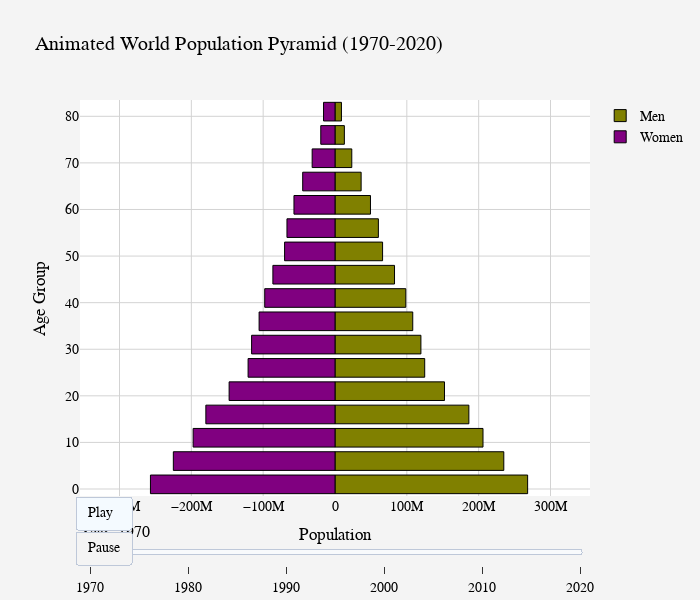

Write notebook code for a chart like this one.
### Code cell
# Trying to make an animated one..?

# Define available years
years = [1970, 1980, 1990, 2000, 2010, 2020]
ages = [f"{i}-{i+4}" for i in range(0, 85, 5)] + ["85+"]  # Includes 85+ group

# Function to create bar traces for a given year
def get_traces(year):
    male_values = world.loc[str(year)].filter(regex="Male").values
    female_values = world.loc[str(year)].filter(regex="Female").values

    return [
        go.Bar(
            x=male_values,
            y=[int(s.split('-')[0]) + 1 if '-' in s else int(s[:-1]) for s in ages],
            orientation='h',
            name='Men',
            marker=dict(color='olive', line=dict(color='black', width=1)),
            hoverinfo='skip'
        ),
        go.Bar(
            x=-female_values,  # Keep negative values for left alignment
            y=[int(s.split('-')[0]) + 1 if '-' in s else int(s[:-1]) for s in ages],
            orientation='h',
            name='Women',
            marker=dict(color='purple', line=dict(color='black', width=1)),
            hoverinfo='skip'
        )
    ]

# Ensure index is properly formatted for lookup
max_population = max(world.loc[world.index.astype(str).isin(map(str, years))].filter(regex="Male|Female").max().values)

# Create figure with initial data (1970)
fig2 = go.Figure(data=get_traces(1970), frames=[
    go.Frame(data=get_traces(year), name=str(year)) for year in years
])

# Update layout with proper axis alignment
fig2.update_layout(
    title="Animated World Population Pyramid (1970-2020)",
    width=700, height=600, paper_bgcolor='#f4f4f4', plot_bgcolor='#ffffff',
    font=dict(family="Arial, sans-serif", size=14, color="black"),
    xaxis=dict(title="Population", gridcolor='lightgray', range=[-max_population, max_population]),
    yaxis=dict(title="Age Group", gridcolor='lightgray'),
    barmode='overlay',
    showlegend=True,
    updatemenus=[{
        "buttons": [
            {"args": [None, {"frame": {"duration": 1000, "redraw": True}, "fromcurrent": True}],
             "label": "Play", "method": "animate"},
            {"args": [[None], {"frame": {"duration": 0, "redraw": True}, "mode": "immediate"}],
             "label": "Pause", "method": "animate"}
        ],
        "type": "buttons", "x": 0.1, "y": 0
    }],
    sliders=[{
        "steps": [{"args": [[str(year)], {"frame": {"duration": 0, "redraw": True}, "mode": "immediate"}],
                   "label": str(year), "method": "animate"} for year in years],
        "currentvalue": {"prefix": "Year: ", "font": {"size": 16}}
    }]
)

fig2.show()

### Figure 1 — Plotly figure (JSON) as saved in the notebook; plotly's stock layout.template omitted (floating-point values rounded to 4 significant figures)
{"data": [{"hoverinfo": "skip", "marker": {"color": "olive", "line": {"color": "black", "width": 1}}, "name": "Men", "orientation": "h", "type": "bar", "x": [268170523, 235015889, 206041424, 186355585, 152429287, 124895333, 119618199, 108244614, 98559412, 82864207, 66253436, 60402532, 49398168, 36396119, 23374568, 13045234, 8979539], "y": [1, 6, 11, 16, 21, 26, 31, 36, 41, 46, 51, 56, 61, 66, 71, 76, 81, 85]}, {"hoverinfo": "skip", "marker": {"color": "purple", "line": {"color": "black", "width": 1}}, "name": "Women", "orientation": "h", "type": "bar", "x": [-256927025, -225057027, -197507610, -179796861, -147420912, -121008410, -116111782, -105670376, -97832255, -86471694, -70188304, -66883271, -57131229, -44978528, -31810229, -19799405, -15949054], "y": [1, 6, 11, 16, 21, 26, 31, 36, 41, 46, 51, 56, 61, 66, 71, 76, 81, 85]}], "layout": {"barmode": "overlay", "font": {"color": "black", "family": "Arial, sans-serif", "size": 14}, "height": 600, "paper_bgcolor": "#f4f4f4", "plot_bgcolor": "#ffffff", "showlegend": true, "sliders": [{"currentvalue": {"font": {"size": 16}, "prefix": "Year: "}, "steps": [{"args": [["1970"], {"frame": {"duration": 0, "redraw": true}, "mode": "immediate"}], "label": "1970", "method": "animate"}, {"args": [["1980"], {"frame": {"duration": 0, "redraw": true}, "mode": "immediate"}], "label": "1980", "method": "animate"}, {"args": [["1990"], {"frame": {"duration": 0, "redraw": true}, "mode": "immediate"}], "label": "1990", "method": "animate"}, {"args": [["2000"], {"frame": {"duration": 0, "redraw": true}, "mode": "immediate"}], "label": "2000", "method": "animate"}, {"args": [["2010"], {"frame": {"duration": 0, "redraw": true}, "mode": "immediate"}], "label": "2010", "method": "animate"}, {"args": [["2020"], {"frame": {"duration": 0, "redraw": true}, "mode": "immediate"}], "label": "2020", "method": "animate"}]}], "title": {"text": "Animated World Population Pyramid (1970-2020)"}, "updatemenus": [{"buttons": [{"args": [null, {"frame": {"duration": 1000, "redraw": true}, "fromcurrent": true}], "label": "Play", "method": "animate"}, {"args": [[null], {"frame": {"duration": 0, "redraw": true}, "mode": "immediate"}], "label": "Pause", "method": "animate"}], "type": "buttons", "x": 0.1, "y": 0}], "width": 700, "xaxis": {"gridcolor": "lightgray", "range": [-355003268, 355003268], "title": {"text": "Population"}}, "yaxis": {"gridcolor": "lightgray", "title": {"text": "Age Group"}}}}
